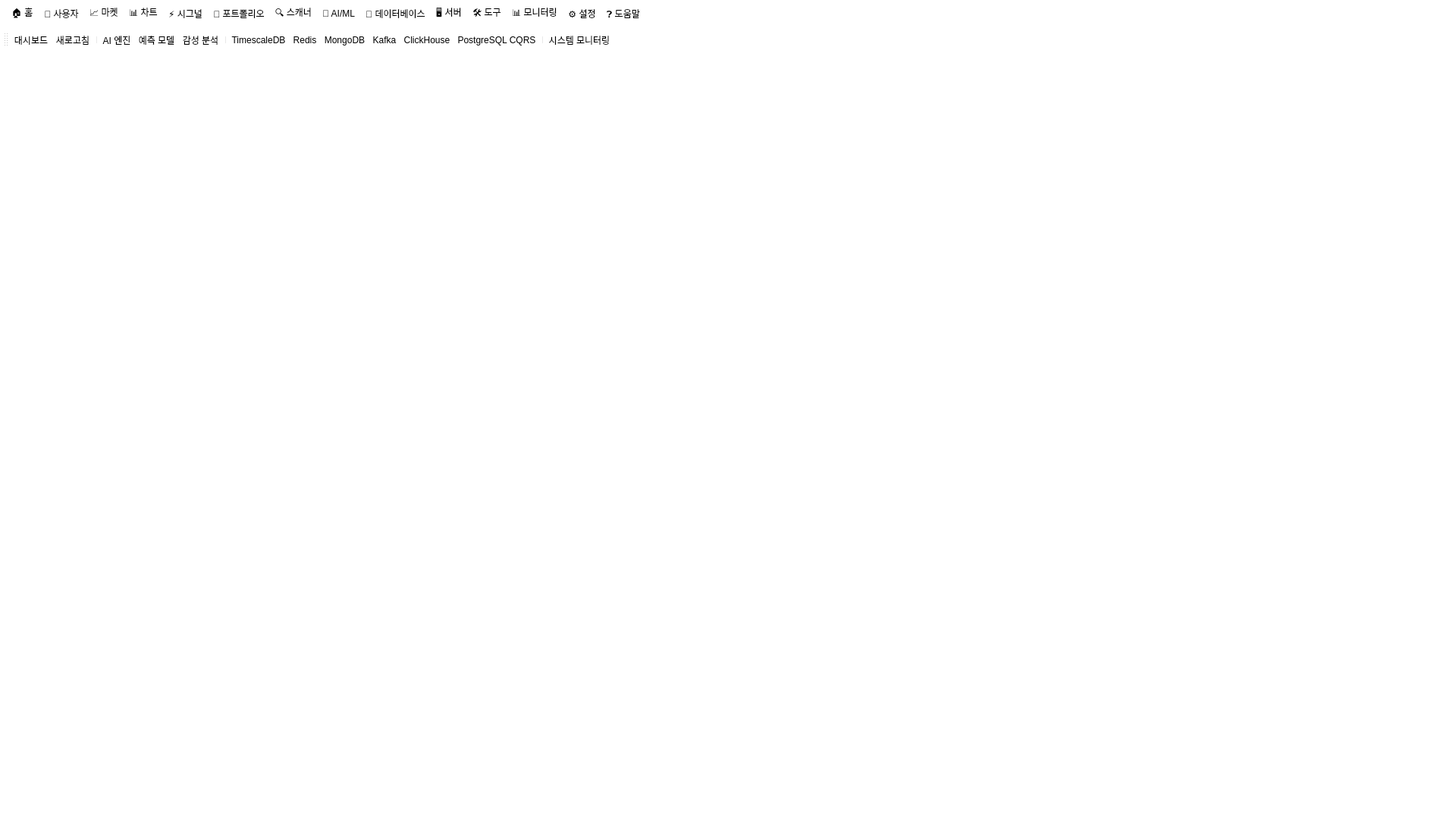
<?xml version="1.0" encoding="UTF-8"?>
<ui version="4.0">
 <class>MainWindow</class>
 <widget class="QMainWindow" name="MainWindow">
  <property name="geometry">
   <rect>
    <x>0</x>
    <y>0</y>
    <width>1920</width>
    <height>1080</height>
   </rect>
  </property>
  <property name="minimumSize">
   <size>
    <width>1920</width>
    <height>1080</height>
   </size>
  </property>
  <property name="font">
   <font>
    <family>맑은 고딕</family>
    <pointsize>10</pointsize>
   </font>
  </property>
  <property name="windowTitle">
   <string>Upbit Trader v9.0 - 기관급 트레이딩 시스템</string>
  </property>
  <property name="styleSheet">
   <string notr="true">QToolTip { border: none; background-color: #ffffff; color: #000000; padding: 5px; border-radius: 4px; }
QWidget { color: #000000; background-color: #ffffff; selection-background-color: #3daee9; selection-color: #000000; border: none; outline: none; }
QWidget:item:hover { background-color: #f0f0f0; color: #000000; }
QWidget:item:selected { background-color: #3daee9; }
QCheckBox, QRadioButton, QGroupBox, QMenuBar, QMenu, QAbstractItemView, QLineEdit, QTextEdit, QPlainTextEdit, QHeaderView, QTabWidget, QTabBar, QDockWidget, QToolBar, QPushButton, QComboBox, QAbstractSpinBox, QLabel, QFrame, QSplitter, QProgressBar, QSpinBox, QDoubleSpinBox { border: none; border-radius: 4px; padding: 5px; background-color: #ffffff; color: #000000; }
QPushButton:hover, QToolButton:hover, QComboBox:hover, QAbstractSpinBox:hover, QLineEdit:hover, QTextEdit:hover, QPlainTextEdit:hover, QAbstractView:hover, QTreeView:hover { background-color: #f0f0f0; }
QPushButton:pressed, QToolButton:pressed { background-color: #e0e0e0; }
QTableView, QTreeView, QListView { border: none; gridline-color: transparent; background-color: #ffffff; alternate-background-color: #f0f0f0; color: #000000; }
QHeaderView::section { background-color: #f0f0f0; color: #000000; padding: 5px; border: none; }
QScrollBar:horizontal, QScrollBar:vertical { background-color: #f0f0f0; border: none; border-radius: 4px; }
QSlider::groove:horizontal, QSlider::groove:vertical { background: #f0f0f0; border: none; border-radius: 4px; }
QSlider::handle:horizontal, QSlider::handle:vertical { background: #ffffff; border: none; border-radius: 4px; }
QProgressBar { background-color: #f0f0f0; border: none; border-radius: 4px; text-align: center; color: #000000; }
QProgressBar::chunk { background-color: #3daee9; border-radius: 4px; }</string>
  </property>
  <widget class="QWidget" name="centralwidget">
   <layout class="QVBoxLayout" name="verticalLayout_5">
    <property name="spacing">
     <number>0</number>
    </property>
    <property name="leftMargin">
     <number>0</number>
    </property>
    <property name="topMargin">
     <number>0</number>
    </property>
    <property name="rightMargin">
     <number>0</number>
    </property>
    <property name="bottomMargin">
     <number>0</number>
    </property>
    <item>
     <widget class="QStackedWidget" name="qStackedWidget">
      <property name="font">
       <font>
        <family>맑은 고딕</family>
        <pointsize>10</pointsize>
       </font>
      </property>
      <property name="styleSheet">
       <string notr="true">background-color: #ffffff; border: none;</string>
      </property>
      <property name="currentIndex">
       <number>0</number>
      </property>
      <widget class="QWidget" name="firstpage">
       <property name="font">
        <font>
         <pointsize>10</pointsize>
        </font>
       </property>
       <layout class="QHBoxLayout" name="horizontalLayout_14" stretch="4,3,2">
        <property name="spacing">
         <number>0</number>
        </property>
        <property name="leftMargin">
         <number>0</number>
        </property>
        <property name="topMargin">
         <number>0</number>
        </property>
        <property name="rightMargin">
         <number>0</number>
        </property>
        <property name="bottomMargin">
         <number>0</number>
        </property>
        <item>
         <widget class="QFrame" name="frame_1">
          <property name="frameShape">
           <enum>QFrame::NoFrame</enum>
          </property>
          <property name="frameShadow">
           <enum>QFrame::Plain</enum>
          </property>
          <layout class="QVBoxLayout" name="verticalLayout_7" stretch="1,7">
           <property name="spacing">
            <number>0</number>
           </property>
           <property name="leftMargin">
            <number>0</number>
           </property>
           <property name="topMargin">
            <number>0</number>
           </property>
           <property name="rightMargin">
            <number>0</number>
           </property>
           <property name="bottomMargin">
            <number>0</number>
           </property>
           <item>
            <widget class="QFrame" name="sub_frame_top">
             <property name="frameShape">
              <enum>QFrame::NoFrame</enum>
             </property>
             <property name="frameShadow">
              <enum>QFrame::Plain</enum>
             </property>
             <layout class="QHBoxLayout" name="horizontalLayout_sub" stretch="3,1">
              <property name="spacing">
               <number>0</number>
              </property>
              <property name="leftMargin">
               <number>0</number>
              </property>
              <property name="topMargin">
               <number>0</number>
              </property>
              <property name="rightMargin">
               <number>0</number>
              </property>
              <property name="bottomMargin">
               <number>0</number>
              </property>
              <item>
               <widget class="QWidget" name="chart_widget" native="true">
                <property name="styleSheet">
                 <string notr="true">border: none; background-color: #ffffff;</string>
                </property>
               </widget>
              </item>
              <item>
               <widget class="QWidget" name="search_frame_widget" native="true">
                <property name="styleSheet">
                 <string notr="true">border: none; background-color: #ffffff;</string>
                </property>
               </widget>
              </item>
             </layout>
            </widget>
           </item>
           <item>
            <widget class="QWidget" name="coinlist_widget" native="true">
             <property name="styleSheet">
              <string notr="true">border: none; background-color: #ffffff;</string>
             </property>
            </widget>
           </item>
          </layout>
         </widget>
        </item>
        <item>
         <widget class="QFrame" name="frame_2">
          <property name="frameShape">
           <enum>QFrame::NoFrame</enum>
          </property>
          <property name="frameShadow">
           <enum>QFrame::Plain</enum>
          </property>
          <layout class="QVBoxLayout" name="verticalLayout_8">
           <property name="spacing">
            <number>0</number>
           </property>
           <property name="leftMargin">
            <number>0</number>
           </property>
           <property name="topMargin">
            <number>0</number>
           </property>
           <property name="rightMargin">
            <number>0</number>
           </property>
           <property name="bottomMargin">
            <number>0</number>
           </property>
           <item>
            <widget class="QWidget" name="orderbook_widget" native="true">
             <property name="styleSheet">
              <string notr="true">border: none; background-color: #ffffff;</string>
             </property>
            </widget>
           </item>
          </layout>
         </widget>
        </item>
        <item>
         <widget class="QFrame" name="frame_3">
          <property name="minimumSize">
           <size>
            <width>250</width>
            <height>0</height>
           </size>
          </property>
          <property name="frameShape">
           <enum>QFrame::NoFrame</enum>
          </property>
          <property name="frameShadow">
           <enum>QFrame::Plain</enum>
          </property>
          <layout class="QVBoxLayout" name="verticalLayout_11">
           <property name="spacing">
            <number>0</number>
           </property>
           <property name="leftMargin">
            <number>0</number>
           </property>
           <property name="topMargin">
            <number>0</number>
           </property>
           <property name="rightMargin">
            <number>0</number>
           </property>
           <property name="bottomMargin">
            <number>0</number>
           </property>
           <item>
            <widget class="QWidget" name="holding_list_widget" native="true">
             <property name="minimumSize">
              <size>
               <width>250</width>
               <height>0</height>
              </size>
             </property>
             <property name="styleSheet">
              <string notr="true">border: none; background-color: #ffffff;</string>
             </property>
            </widget>
           </item>
           <item>
            <widget class="QWidget" name="trade_widget" native="true">
             <property name="minimumSize">
              <size>
               <width>250</width>
               <height>0</height>
              </size>
             </property>
             <property name="styleSheet">
              <string notr="true">border: none; background-color: #ffffff;</string>
             </property>
            </widget>
           </item>
          </layout>
         </widget>
        </item>
       </layout>
      </widget>
      <widget class="QWidget" name="secondpage">
       <layout class="QVBoxLayout" name="verticalLayout_12" stretch="1,3">
        <property name="spacing">
         <number>0</number>
        </property>
        <property name="leftMargin">
         <number>0</number>
        </property>
        <property name="topMargin">
         <number>0</number>
        </property>
        <property name="rightMargin">
         <number>0</number>
        </property>
        <property name="bottomMargin">
         <number>0</number>
        </property>
        <item>
         <widget class="QFrame" name="frame_4">
          <property name="frameShape">
           <enum>QFrame::NoFrame</enum>
          </property>
          <property name="frameShadow">
           <enum>QFrame::Plain</enum>
          </property>
          <layout class="QVBoxLayout" name="verticalLayout_13">
           <property name="spacing">
            <number>0</number>
           </property>
           <property name="leftMargin">
            <number>0</number>
           </property>
           <property name="topMargin">
            <number>0</number>
           </property>
           <property name="rightMargin">
            <number>0</number>
           </property>
           <property name="bottomMargin">
            <number>0</number>
           </property>
           <item>
            <widget class="QWidget" name="userinfo_widget" native="true"/>
           </item>
          </layout>
         </widget>
        </item>
        <item>
         <widget class="QFrame" name="frame_5">
          <property name="frameShape">
           <enum>QFrame::NoFrame</enum>
          </property>
          <property name="frameShadow">
           <enum>QFrame::Plain</enum>
          </property>
          <layout class="QVBoxLayout" name="verticalLayout">
           <property name="spacing">
            <number>0</number>
           </property>
           <property name="leftMargin">
            <number>0</number>
           </property>
           <property name="topMargin">
            <number>0</number>
           </property>
           <property name="rightMargin">
            <number>0</number>
           </property>
           <property name="bottomMargin">
            <number>0</number>
           </property>
           <item>
            <widget class="QWidget" name="detailholdinglist_widget" native="true"/>
           </item>
          </layout>
         </widget>
        </item>
       </layout>
      </widget>
      <widget class="QWidget" name="thirdpage">
       <layout class="QVBoxLayout" name="verticalLayout_9" stretch="1,3">
        <property name="spacing">
         <number>0</number>
        </property>
        <property name="leftMargin">
         <number>0</number>
        </property>
        <property name="topMargin">
         <number>0</number>
        </property>
        <property name="rightMargin">
         <number>0</number>
        </property>
        <property name="bottomMargin">
         <number>0</number>
        </property>
        <item>
         <widget class="QFrame" name="frame_6">
          <property name="frameShape">
           <enum>QFrame::NoFrame</enum>
          </property>
          <property name="frameShadow">
           <enum>QFrame::Plain</enum>
          </property>
          <layout class="QVBoxLayout" name="verticalLayout_10">
           <property name="spacing">
            <number>0</number>
           </property>
           <property name="leftMargin">
            <number>0</number>
           </property>
           <property name="topMargin">
            <number>0</number>
           </property>
           <property name="rightMargin">
            <number>0</number>
           </property>
           <property name="bottomMargin">
            <number>0</number>
           </property>
           <item>
            <widget class="QWidget" name="signal_list_widget" native="true"/>
           </item>
          </layout>
         </widget>
        </item>
        <item>
         <widget class="QFrame" name="frame_7">
          <property name="frameShape">
           <enum>QFrame::NoFrame</enum>
          </property>
          <property name="frameShadow">
           <enum>QFrame::Plain</enum>
          </property>
          <layout class="QVBoxLayout" name="verticalLayout_14">
           <property name="spacing">
            <number>0</number>
           </property>
           <property name="leftMargin">
            <number>0</number>
           </property>
           <property name="topMargin">
            <number>0</number>
           </property>
           <property name="rightMargin">
            <number>0</number>
           </property>
           <property name="bottomMargin">
            <number>0</number>
           </property>
           <item>
            <widget class="QWidget" name="signal_select_widget" native="true"/>
           </item>
          </layout>
         </widget>
        </item>
       </layout>
      </widget>
     </widget>
    </item>
   </layout>
  </widget>

  <widget class="QMenuBar" name="menubar">
   <property name="geometry">
    <rect>
     <x>0</x>
     <y>0</y>
     <width>1920</width>
     <height>24</height>
   </rect>
   </property>

   <widget class="QMenu" name="menuHome">
    <property name="title">
     <string>🏠 홈</string>
    </property>
    <addaction name="actionDashboard"/>
    <addaction name="actionRefresh"/>
   </widget>

   <widget class="QMenu" name="menuUser">
    <property name="title">
     <string>👤 사용자</string>
    </property>
    <addaction name="actionProfile"/>
    <addaction name="actionAPIKeys"/>
    <addaction name="actionAccountInfo"/>
   </widget>

   <widget class="QMenu" name="menuMarket">
    <property name="title">
     <string>📈 마켓</string>
    </property>
    <addaction name="actionMarketOverview"/>
    <addaction name="actionOrderbookAnalysis"/>
    <addaction name="actionVolumeProfile"/>
   </widget>

   <widget class="QMenu" name="menuChart">
    <property name="title">
     <string>📊 차트</string>
    </property>
    <addaction name="actionMultiChart"/>
    <addaction name="actionInteractiveChart"/>
    <addaction name="actionChartSettings"/>
   </widget>

   <widget class="QMenu" name="menuSignal">
    <property name="title">
     <string>⚡ 시그널</string>
    </property>
    <addaction name="actionSignalManager"/>
    <addaction name="actionBacktest"/>
   </widget>

   <widget class="QMenu" name="menuPortfolio">
    <property name="title">
     <string>💼 포트폴리오</string>
    </property>
    <addaction name="actionPortfolioManager"/>
    <addaction name="actionRiskManagement"/>
    <addaction name="actionPerformanceReport"/>
   </widget>

   <widget class="QMenu" name="menuScanner">
    <property name="title">
     <string>🔍 스캐너</string>
    </property>
    <addaction name="actionSymbolScanner"/>
    <addaction name="actionGapDetector"/>
    <addaction name="actionAnomalyDetection"/>
   </widget>

   <widget class="QMenu" name="menuAI">
    <property name="title">
     <string>🤖 AI/ML</string>
    </property>
    <addaction name="actionAIEngine"/>
    <addaction name="actionPrediction"/>
    <addaction name="actionSentiment"/>
    <addaction name="separator"/>
    <addaction name="actionMLflow"/>
    <addaction name="actionFeatureStore"/>
   </widget>

   <widget class="QMenu" name="menuData">
    <property name="title">
     <string>💾 데이터베이스</string>
    </property>
    <addaction name="actionDB_Timescale"/>
    <addaction name="actionDB_Redis"/>
    <addaction name="actionDB_Mongo"/>
    <addaction name="actionDB_Kafka"/>
    <addaction name="actionDB_ClickHouse"/>
    <addaction name="actionDB_PostgreSQL"/>
    <addaction name="separator"/>
    <addaction name="actionPrioritySettings"/>
    <addaction name="actionMLModelSelector"/>
    <addaction name="actionPriorityDashboard"/>
   </widget>

   <widget class="QMenu" name="menuServer">
    <property name="title">
     <string>🖥️ 서버</string>
    </property>
    <addaction name="actionFastAPI"/>
    <addaction name="actionWebSocket"/>
    <addaction name="actionServerStatus"/>
    <addaction name="actionServerSettings"/>
   </widget>

   <widget class="QMenu" name="menuTools">
    <property name="title">
     <string>🛠️ 도구</string>
    </property>
    <addaction name="actionBackfillManager"/>
    <addaction name="actionSnowflakeID"/>
   </widget>

   <widget class="QMenu" name="menuMonitoring">
    <property name="title">
     <string>📊 모니터링</string>
    </property>
    <addaction name="actionSystemMonitor"/>
    <addaction name="separator"/>
    <addaction name="actionPrometheus"/>
    <addaction name="actionGrafana"/>
    <addaction name="actionJaeger"/>
   </widget>

   <widget class="QMenu" name="menuSettings">
    <property name="title">
     <string>⚙️ 설정</string>
    </property>
    <addaction name="actionPreferences"/>
    <addaction name="actionAPISettings"/>
    <addaction name="actionDBSettings"/>
    <addaction name="separator"/>
    <addaction name="actionTheme"/>
   </widget>

   <widget class="QMenu" name="menuHelp">
    <property name="title">
     <string>❓ 도움말</string>
    </property>
    <addaction name="actionDocumentation"/>
    <addaction name="actionAbout"/>
    <addaction name="actionCheckUpdate"/>
   </widget>

   <addaction name="menuHome"/>
   <addaction name="menuUser"/>
   <addaction name="menuMarket"/>
   <addaction name="menuChart"/>
   <addaction name="menuSignal"/>
   <addaction name="menuPortfolio"/>
   <addaction name="menuScanner"/>
   <addaction name="menuAI"/>
   <addaction name="menuData"/>
   <addaction name="menuServer"/>
   <addaction name="menuTools"/>
   <addaction name="menuMonitoring"/>
   <addaction name="menuSettings"/>
   <addaction name="menuHelp"/>
  </widget>

  <widget class="QStatusBar" name="statusbar"/>

  <widget class="QToolBar" name="toolBar">
   <property name="windowTitle">
    <string>도구 모음</string>
   </property>
   <property name="iconSize">
    <size>
     <width>32</width>
     <height>32</height>
    </size>
   </property>
   <attribute name="toolBarArea">
    <enum>TopToolBarArea</enum>
   </attribute>
   <attribute name="toolBarBreak">
    <bool>false</bool>
   </attribute>
   <addaction name="actionDashboard"/>
   <addaction name="actionRefresh"/>
   <addaction name="separator"/>
   <addaction name="actionAIEngine"/>
   <addaction name="actionPrediction"/>
   <addaction name="actionSentiment"/>
   <addaction name="separator"/>
   <addaction name="actionDB_Timescale"/>
   <addaction name="actionDB_Redis"/>
   <addaction name="actionDB_Mongo"/>
   <addaction name="actionDB_Kafka"/>
   <addaction name="actionDB_ClickHouse"/>
   <addaction name="actionDB_PostgreSQL"/>
   <addaction name="separator"/>
   <addaction name="actionSystemMonitor"/>
  </widget>

  <!-- ==================== 홈 메뉴 액션 ==================== -->
  <action name="actionDashboard">
   <property name="text">
    <string>대시보드</string>
   </property>
   <property name="toolTip">
    <string>메인 대시보드</string>
   </property>
  </action>

  <action name="actionRefresh">
   <property name="text">
    <string>새로고침</string>
   </property>
   <property name="toolTip">
    <string>데이터 새로고침</string>
   </property>
  </action>

  <!-- ==================== 사용자 메뉴 액션 ==================== -->
  <action name="actionProfile">
   <property name="text">
    <string>프로필</string>
   </property>
   <property name="toolTip">
    <string>사용자 프로필</string>
   </property>
  </action>

  <action name="actionAPIKeys">
   <property name="text">
    <string>API 키 관리</string>
   </property>
   <property name="toolTip">
    <string>Upbit API 키 설정</string>
   </property>
  </action>

  <action name="actionAccountInfo">
   <property name="text">
    <string>계좌 정보</string>
   </property>
   <property name="toolTip">
    <string>잔고 및 계좌 정보</string>
   </property>
  </action>

  <!-- ==================== 마켓 메뉴 액션 ==================== -->
  <action name="actionMarketOverview">
   <property name="text">
    <string>마켓 개요</string>
   </property>
   <property name="toolTip">
    <string>전체 시장 개요</string>
   </property>
  </action>

  <action name="actionOrderbookAnalysis">
   <property name="text">
    <string>호가 분석</string>
   </property>
   <property name="toolTip">
    <string>실시간 호가창 분석</string>
   </property>
  </action>

  <action name="actionVolumeProfile">
   <property name="text">
    <string>볼륨 프로파일</string>
   </property>
   <property name="toolTip">
    <string>거래량 프로파일</string>
   </property>
  </action>

  <!-- ==================== 차트 메뉴 액션 ==================== -->
  <action name="actionMultiChart">
   <property name="text">
    <string>멀티차트</string>
   </property>
   <property name="toolTip">
    <string>다중 차트 뷰</string>
   </property>
  </action>

  <action name="actionInteractiveChart">
   <property name="text">
    <string>인터랙티브 차트</string>
   </property>
   <property name="toolTip">
    <string>인터랙티브 차트 (Plotly/Lightweight)</string>
   </property>
  </action>

  <action name="actionChartSettings">
   <property name="text">
    <string>차트 설정</string>
   </property>
   <property name="toolTip">
    <string>차트 엔진 및 지표 설정</string>
   </property>
  </action>

  <!-- ==================== 시그널 메뉴 액션 ==================== -->
  <action name="actionSignalManager">
   <property name="text">
    <string>시그널 관리</string>
   </property>
   <property name="toolTip">
    <string>매매 시그널 관리</string>
   </property>
  </action>

  <action name="actionBacktest">
   <property name="text">
    <string>백테스트</string>
   </property>
   <property name="toolTip">
    <string>전략 백테스트</string>
   </property>
  </action>

  <!-- ==================== 포트폴리오 메뉴 액션 ==================== -->
  <action name="actionPortfolioManager">
   <property name="text">
    <string>포트폴리오 관리</string>
   </property>
   <property name="toolTip">
    <string>포트폴리오 구성 및 리밸런싱</string>
   </property>
  </action>

  <action name="actionRiskManagement">
   <property name="text">
    <string>리스크 관리</string>
   </property>
   <property name="toolTip">
    <string>VaR, 손절/익절 관리</string>
   </property>
  </action>

  <action name="actionPerformanceReport">
   <property name="text">
    <string>성과 보고서</string>
   </property>
   <property name="toolTip">
    <string>수익률 및 성과 분석</string>
   </property>
  </action>

  <!-- ==================== 스캐너 메뉴 액션 ==================== -->
  <action name="actionSymbolScanner">
   <property name="text">
    <string>심볼 스캐너</string>
   </property>
   <property name="toolTip">
    <string>우선순위 기반 심볼 스캐너</string>
   </property>
  </action>

  <action name="actionGapDetector">
   <property name="text">
    <string>Gap 탐지</string>
   </property>
   <property name="toolTip">
    <string>데이터 Gap 탐지 및 자동 보정</string>
   </property>
  </action>

  <action name="actionAnomalyDetection">
   <property name="text">
    <string>이상 탐지</string>
   </property>
   <property name="toolTip">
    <string>VAE 기반 이상 패턴 탐지</string>
   </property>
  </action>

  <!-- ==================== AI/ML 메뉴 액션 ==================== -->
  <action name="actionAIEngine">
   <property name="text">
    <string>AI 엔진</string>
   </property>
   <property name="toolTip">
    <string>AI 엔진 통합 관리</string>
   </property>
  </action>

  <action name="actionPrediction">
   <property name="text">
    <string>예측 모델</string>
   </property>
   <property name="toolTip">
    <string>LightGBM/XGBoost 가격 예측</string>
   </property>
  </action>

  <action name="actionSentiment">
   <property name="text">
    <string>감성 분석</string>
   </property>
   <property name="toolTip">
    <string>뉴스/소셜 감성 분석</string>
   </property>
  </action>

  <action name="actionMLflow">
   <property name="text">
    <string>MLflow</string>
   </property>
   <property name="toolTip">
    <string>모델 추적 및 레지스트리</string>
   </property>
  </action>

  <action name="actionFeatureStore">
   <property name="text">
    <string>Feature Store</string>
   </property>
   <property name="toolTip">
    <string>Feast Feature Store</string>
   </property>
  </action>

  <!-- ==================== 데이터베이스 메뉴 액션 ==================== -->
  <action name="actionDB_Timescale">
   <property name="text">
    <string>TimescaleDB</string>
   </property>
   <property name="toolTip">
    <string>TimescaleDB (Hypertables, CAGG, Compression)</string>
   </property>
  </action>

  <action name="actionDB_Redis">
   <property name="text">
    <string>Redis</string>
   </property>
   <property name="toolTip">
    <string>Redis (L1 캐시, Pub/Sub, Gap Queue)</string>
   </property>
  </action>

  <action name="actionDB_Mongo">
   <property name="text">
    <string>MongoDB</string>
   </property>
   <property name="toolTip">
    <string>MongoDB (메타데이터, 우선순위, 샤딩)</string>
   </property>
  </action>

  <action name="actionDB_Kafka">
   <property name="text">
    <string>Kafka</string>
   </property>
   <property name="toolTip">
    <string>Kafka (이벤트 스트림, 토픽, 컨슈머 그룹)</string>
   </property>
  </action>

  <action name="actionDB_ClickHouse">
   <property name="text">
    <string>ClickHouse</string>
   </property>
   <property name="toolTip">
    <string>ClickHouse (분석 OLAP, 샤드, 쿼리)</string>
   </property>
  </action>

  <action name="actionDB_PostgreSQL">
   <property name="text">
    <string>PostgreSQL CQRS</string>
   </property>
   <property name="toolTip">
    <string>PostgreSQL Primary/Replica (원장, 이벤트 스토어)</string>
   </property>
  </action>

  <action name="actionPrioritySettings">
   <property name="text">
    <string>우선순위 종목 설정</string>
   </property>
   <property name="toolTip">
    <string>종목 우선순위 설정 (거래량/시가총액/변동성 등)</string>
   </property>
  </action>

  <action name="actionMLModelSelector">
   <property name="text">
    <string>ML 모델 선택</string>
   </property>
   <property name="toolTip">
    <string>Gap 예측/이상 탐지/Drift 모니터링 모델 선택</string>
   </property>
  </action>

  <action name="actionPriorityDashboard">
   <property name="text">
    <string>우선순위 대시보드</string>
   </property>
   <property name="toolTip">
    <string>우선순위 점수 및 TOP-N 종목 대시보드</string>
   </property>
  </action>

  <!-- ==================== 서버 메뉴 액션 ==================== -->
  <action name="actionFastAPI">
   <property name="text">
    <string>FastAPI Swagger</string>
   </property>
   <property name="toolTip">
    <string>FastAPI Swagger UI (localhost:8000/docs)</string>
   </property>
  </action>

  <action name="actionWebSocket">
   <property name="text">
    <string>WebSocket 테스트</string>
   </property>
   <property name="toolTip">
    <string>WebSocket 클라이언트 테스트</string>
   </property>
  </action>

  <action name="actionServerStatus">
   <property name="text">
    <string>서버 상태</string>
   </property>
   <property name="toolTip">
    <string>FastAPI 서버 상태 및 모니터링</string>
   </property>
  </action>

  <action name="actionServerSettings">
   <property name="text">
    <string>서버 설정</string>
   </property>
   <property name="toolTip">
    <string>서버 환경설정 (포트, 호스트, 미들웨어)</string>
   </property>
  </action>

  <!-- ==================== 도구 메뉴 액션 ==================== -->
  <action name="actionBackfillManager">
   <property name="text">
    <string>Backfill 관리</string>
   </property>
   <property name="toolTip">
    <string>자동 Gap Fill 및 히스토리 수집</string>
   </property>
  </action>

  <action name="actionSnowflakeID">
   <property name="text">
    <string>Snowflake ID</string>
   </property>
   <property name="toolTip">
    <string>분산 ID 생성기</string>
   </property>
  </action>

  <action name="actionSystemMonitor">
   <property name="text">
    <string>시스템 모니터링</string>
   </property>
   <property name="toolTip">
    <string>시스템 상태 점검</string>
   </property>
   <property name="shortcut">
    <string>Ctrl+Shift+M</string>
   </property>
  </action>

  <action name="actionPrometheus">
   <property name="text">
    <string>Prometheus</string>
   </property>
   <property name="toolTip">
    <string>메트릭 수집 (localhost:9090)</string>
   </property>
  </action>

  <action name="actionGrafana">
   <property name="text">
    <string>Grafana</string>
   </property>
   <property name="toolTip">
    <string>대시보드 시각화 (localhost:3000)</string>
   </property>
  </action>

  <action name="actionJaeger">
   <property name="text">
    <string>Jaeger</string>
   </property>
   <property name="toolTip">
    <string>분산 추적 (localhost:16686)</string>
   </property>
  </action>

  <!-- ==================== 설정 메뉴 액션 ==================== -->
  <action name="actionPreferences">
   <property name="text">
    <string>환경설정</string>
   </property>
   <property name="toolTip">
    <string>앱 환경설정</string>
   </property>
  </action>

  <action name="actionAPISettings">
   <property name="text">
    <string>API 설정</string>
   </property>
   <property name="toolTip">
    <string>Upbit API 키 및 권한</string>
   </property>
  </action>

  <action name="actionDBSettings">
   <property name="text">
    <string>DB 설정</string>
   </property>
   <property name="toolTip">
    <string>데이터베이스 연결 설정</string>
   </property>
  </action>

  <action name="actionTheme">
   <property name="text">
    <string>테마</string>
   </property>
   <property name="toolTip">
    <string>라이트/다크 테마 전환</string>
   </property>
  </action>

  <!-- ==================== 도움말 메뉴 액션 ==================== -->
  <action name="actionDocumentation">
   <property name="text">
    <string>문서</string>
   </property>
   <property name="toolTip">
    <string>사용 설명서</string>
   </property>
  </action>

  <action name="actionAbout">
   <property name="text">
    <string>정보</string>
   </property>
   <property name="toolTip">
    <string>Upbit Trader v9.0 정보</string>
   </property>
  </action>

  <action name="actionCheckUpdate">
   <property name="text">
    <string>업데이트 확인</string>
   </property>
   <property name="toolTip">
    <string>최신 버전 확인</string>
   </property>
  </action>

 </widget>
 <resources/>
 <connections/>
</ui>
